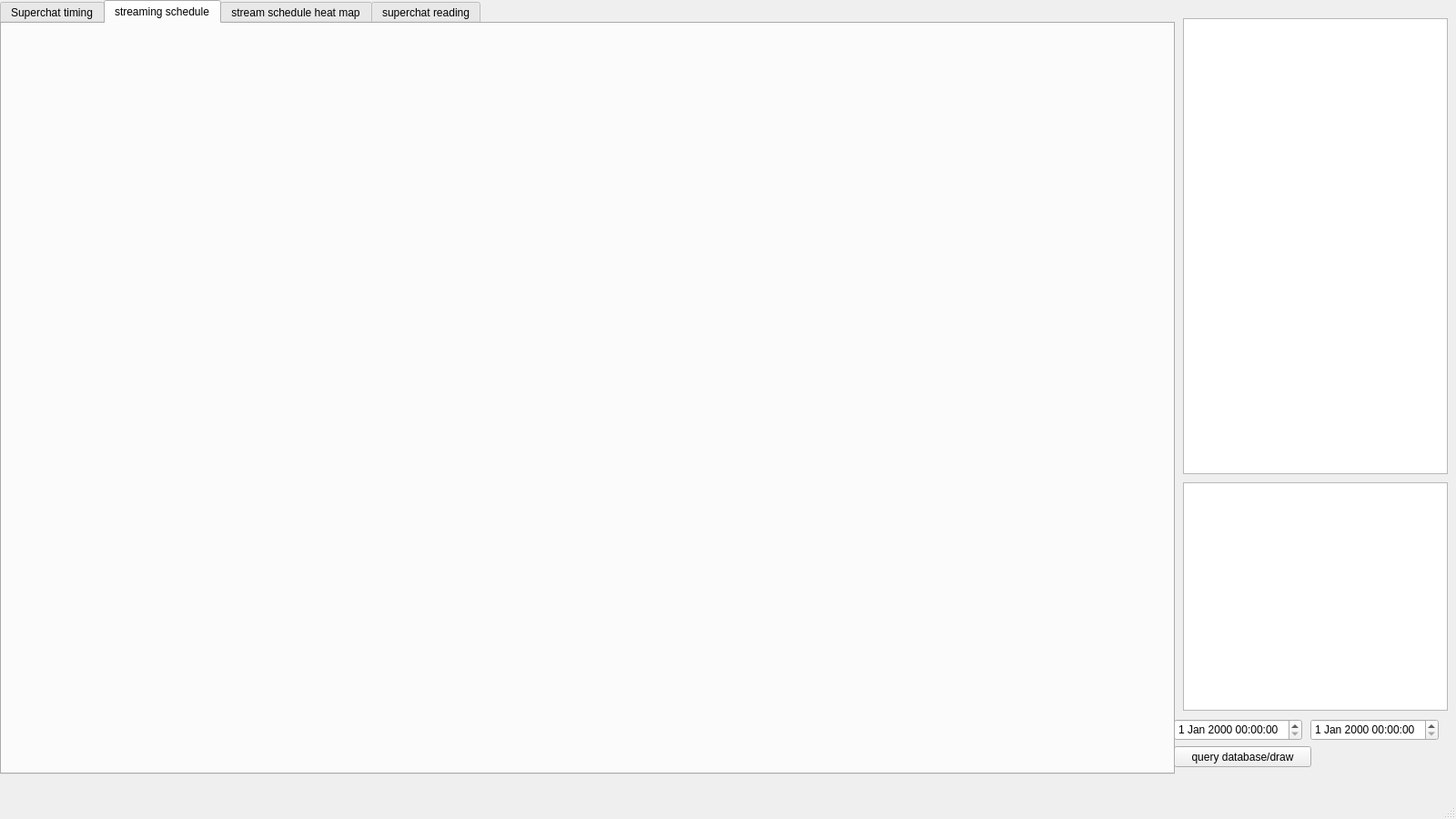
<?xml version="1.0" encoding="UTF-8"?>
<ui version="4.0">
 <class>MainWindow</class>
 <widget class="QMainWindow" name="MainWindow">
  <property name="geometry">
   <rect>
    <x>0</x>
    <y>0</y>
    <width>1600</width>
    <height>900</height>
   </rect>
  </property>
  <property name="maximumSize">
   <size>
    <width>1920</width>
    <height>1080</height>
   </size>
  </property>
  <property name="windowTitle">
   <string>visualize Superchat times</string>
  </property>
  <widget class="QWidget" name="centralwidget">
   <widget class="QListWidget" name="channelListWidget">
    <property name="geometry">
     <rect>
      <x>1300</x>
      <y>20</y>
      <width>291</width>
      <height>501</height>
     </rect>
    </property>
   </widget>
   <widget class="QListWidget" name="currencyListWidget">
    <property name="geometry">
     <rect>
      <x>1300</x>
      <y>530</y>
      <width>291</width>
      <height>251</height>
     </rect>
    </property>
   </widget>
   <widget class="QPushButton" name="startQueryButton">
    <property name="geometry">
     <rect>
      <x>1290</x>
      <y>820</y>
      <width>151</width>
      <height>23</height>
     </rect>
    </property>
    <property name="text">
     <string>query database/draw</string>
    </property>
   </widget>
   <widget class="QDateTimeEdit" name="startDateTimeEditor">
    <property name="geometry">
     <rect>
      <x>1290</x>
      <y>790</y>
      <width>141</width>
      <height>24</height>
     </rect>
    </property>
   </widget>
   <widget class="QDateTimeEdit" name="endDateTimeEditor">
    <property name="geometry">
     <rect>
      <x>1440</x>
      <y>790</y>
      <width>141</width>
      <height>24</height>
     </rect>
    </property>
   </widget>
   <widget class="QTabWidget" name="tabWidget">
    <property name="geometry">
     <rect>
      <x>0</x>
      <y>0</y>
      <width>1291</width>
      <height>851</height>
     </rect>
    </property>
    <property name="sizePolicy">
     <sizepolicy hsizetype="Fixed" vsizetype="Fixed">
      <horstretch>0</horstretch>
      <verstretch>0</verstretch>
     </sizepolicy>
    </property>
    <property name="currentIndex">
     <number>1</number>
    </property>
    <widget class="QWidget" name="sc_tab">
     <attribute name="title">
      <string>Superchat timing</string>
     </attribute>
     <widget class="MplWidget" name="plotWidget" native="true">
      <property name="geometry">
       <rect>
        <x>10</x>
        <y>10</y>
        <width>1271</width>
        <height>801</height>
       </rect>
      </property>
     </widget>
    </widget>
    <widget class="QWidget" name="timetable_tab">
     <attribute name="title">
      <string>streaming schedule</string>
     </attribute>
     <widget class="MplWidget" name="plotWidget_2" native="true">
      <property name="geometry">
       <rect>
        <x>10</x>
        <y>10</y>
        <width>1271</width>
        <height>801</height>
       </rect>
      </property>
     </widget>
    </widget>
    <widget class="QWidget" name="heatmap_tab">
     <attribute name="title">
      <string>stream schedule heat map</string>
     </attribute>
     <widget class="MplWidget" name="heatmap_widget" native="true">
      <property name="geometry">
       <rect>
        <x>10</x>
        <y>10</y>
        <width>1271</width>
        <height>801</height>
       </rect>
      </property>
     </widget>
    </widget>
    <widget class="QWidget" name="superchatreading_tab">
     <attribute name="title">
      <string>superchat reading</string>
     </attribute>
     <widget class="QTableView" name="superchat_view">
      <property name="geometry">
       <rect>
        <x>10</x>
        <y>30</y>
        <width>1271</width>
        <height>751</height>
       </rect>
      </property>
      <property name="sizePolicy">
       <sizepolicy hsizetype="Fixed" vsizetype="Fixed">
        <horstretch>0</horstretch>
        <verstretch>0</verstretch>
       </sizepolicy>
      </property>
      <property name="minimumSize">
       <size>
        <width>1271</width>
        <height>751</height>
       </size>
      </property>
      <property name="verticalScrollBarPolicy">
       <enum>Qt::ScrollBarAsNeeded</enum>
      </property>
      <property name="horizontalScrollBarPolicy">
       <enum>Qt::ScrollBarAlwaysOff</enum>
      </property>
      <property name="sizeAdjustPolicy">
       <enum>QAbstractScrollArea::AdjustToContents</enum>
      </property>
      <property name="sortingEnabled">
       <bool>true</bool>
      </property>
      <property name="wordWrap">
       <bool>true</bool>
      </property>
     </widget>
     <widget class="QComboBox" name="superchat_menu">
      <property name="geometry">
       <rect>
        <x>10</x>
        <y>0</y>
        <width>1271</width>
        <height>23</height>
       </rect>
      </property>
     </widget>
     <widget class="QPushButton" name="getSCbutton">
      <property name="geometry">
       <rect>
        <x>1180</x>
        <y>790</y>
        <width>101</width>
        <height>23</height>
       </rect>
      </property>
      <property name="text">
       <string>Get superchats</string>
      </property>
     </widget>
     <widget class="QPushButton" name="getStreamListButton">
      <property name="geometry">
       <rect>
        <x>1070</x>
        <y>790</y>
        <width>101</width>
        <height>23</height>
       </rect>
      </property>
      <property name="text">
       <string>get stream list</string>
      </property>
     </widget>
    </widget>
   </widget>
  </widget>
  <widget class="QMenuBar" name="menubar">
   <property name="geometry">
    <rect>
     <x>0</x>
     <y>0</y>
     <width>1600</width>
     <height>20</height>
    </rect>
   </property>
  </widget>
  <widget class="QStatusBar" name="statusbar"/>
 </widget>
 <customwidgets>
  <customwidget>
   <class>MplWidget</class>
   <extends>QWidget</extends>
   <header>mplwidget.h</header>
   <container>1</container>
  </customwidget>
 </customwidgets>
 <resources/>
 <connections/>
</ui>
